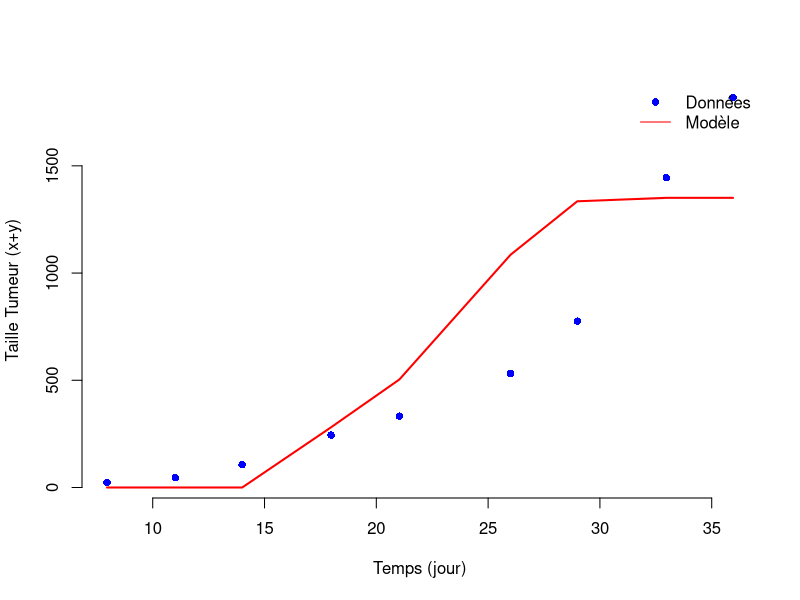

Write the R code that produced this figure.
rm(list=ls())

##############################################################################
# Read CSV data
##############################################################################
data.df <- read.csv("plot-data.csv", header=TRUE)

TimeData <- data.df$x
TumorData <- data.df$y
TimeSim <- TimeData

##############################################################################
# Model
##############################################################################
library(deSolve)

Viro.model <- function(t, pop, param) {
  y <- pop[1]  # cellules tumorales non infectées
  x <- pop[2]  # cellules tumorales infectées
  v <- pop[3]  # particules virales
  
  K     <- param[1]
  r     <- param[2]
  delta <- param[3]
  rho   <- param[4]
  k     <- param[5]
  a     <- param[6]
  w     <- param[7]
  eps   <- param[8]
  
  dy <- r*y*(1 - ((y + x)^eps / K^eps)) - k*y*v - rho*x*y
  dx <- k*y*v - delta*x + rho*x*y
  dv <- a*x - w*v - k*y*v
  
  list( c(dy, dx, dv) )
}

event.dat <- data.frame(
  var   = c("y", "v"),   # Quelles variables sont affectées
  time  = 14,            # Moment de l'événement
  value = c(126.237, 2), # Nouvelles valeurs
  method= "replace"      # Remplacer la valeur
)

##############################################################################
# LSE
##############################################################################

# Fixed parameters
K_fixed   <- 2139.258
r_fixed   <- 0.2062134
eps_fixed <- 1.648773

# Initial conditions
Init.cond <- c(y=0, x=0, v=0)

# par = (delta, rho, k, a, w)
sse_func <- function(par) {
  
  delta_ <- par[1]
  rho_   <- par[2]
  k_     <- par[3]
  a_     <- par[4]
  w_     <- par[5]
  
  param_vec <- c(K_fixed, r_fixed, delta_, rho_, k_, a_, w_, eps_fixed)
  
  out <- lsoda(Init.cond, TimeSim, Viro.model, param_vec,
               events = list(data=event.dat))
  
  model_tumor <- out[, 'y'] + out[, 'x']
  
  diff_ <- TumorData - model_tumor
  sse_val <- sum(diff_^2, na.rm=TRUE)
  
  return(sse_val)
}

##############################################################################
# Optimisation des paramètres inconnus (delta, rho, k, a, w)
# On utilise la fonction optim (méthode L-BFGS-B) pour imposer des bornes.
##############################################################################

# possible init values for parameters pour le vecteur par
init_par <- c(delta=1.119, rho=0.141, k=0.000591, a=0.9, w=0.3)

# parameters estimation using 'optim'
fit <- optim(
  par   = init_par,
  fn    = sse_func,
  method= "L-BFGS-B",
  lower = c(1e-20, 1e-20, 1e-20, 1e-20, 1e-20),  # lower bound
  upper = c(100,    10,    10,    100,   100)   # upper bound
)

# Get parameters
best_par <- fit$par
best_par

param_best <- c(K_fixed, r_fixed, best_par["delta"], best_par["rho"],
                best_par["k"], best_par["a"], best_par["w"], eps_fixed)

out_best <- lsoda(Init.cond, TimeSim, Viro.model, param_best,
                  events = list(data = event.dat))
out_best_df <- as.data.frame(out_best)
out_best_df$tumor <- out_best_df$y + out_best_df$x

plot(TimeData, TumorData, pch=16, col="blue",
     xlab="Temps (jour)", ylab="Taille Tumeur (x+y)", bty="n")
lines(out_best_df$time, out_best_df$tumor, col="red", lwd=2)
legend("topright", legend=c("Données", "Modèle"),
       col=c("blue","red"), pch=c(16,NA), lty=c(0,1), bty="n")
